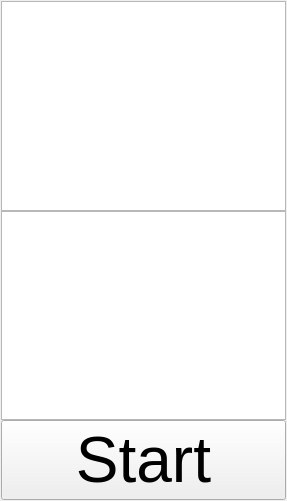
<?xml version="1.0" encoding="UTF-8"?>
<ui version="4.0">
 <class>MainFormWindow</class>
 <widget class="QMainWindow" name="MainFormWindow">
  <property name="geometry">
   <rect>
    <x>0</x>
    <y>0</y>
    <width>287</width>
    <height>501</height>
   </rect>
  </property>
  <property name="font">
   <font>
    <family>Meiryo UI</family>
   </font>
  </property>
  <property name="windowTitle">
   <string>MainWindow</string>
  </property>
  <widget class="QWidget" name="centralwidget">
   <layout class="QVBoxLayout" name="verticalLayout" stretch="0,0,1,1,0">
    <property name="spacing">
     <number>0</number>
    </property>
    <property name="leftMargin">
     <number>1</number>
    </property>
    <property name="topMargin">
     <number>1</number>
    </property>
    <property name="rightMargin">
     <number>1</number>
    </property>
    <property name="bottomMargin">
     <number>1</number>
    </property>
    <item>
     <widget class="CustomTitleBar" name="ctb_main" native="true">
      <property name="enabled">
       <bool>true</bool>
      </property>
      <property name="minimumSize">
       <size>
        <width>0</width>
        <height>0</height>
       </size>
      </property>
      <property name="maximumSize">
       <size>
        <width>16777215</width>
        <height>16777215</height>
       </size>
      </property>
     </widget>
    </item>
    <item>
     <widget class="CustomToolBar" name="tlb_main" native="true">
      <property name="enabled">
       <bool>true</bool>
      </property>
      <property name="maximumSize">
       <size>
        <width>16777215</width>
        <height>16777215</height>
       </size>
      </property>
     </widget>
    </item>
    <item>
     <widget class="QTextEdit" name="txtOCR">
      <property name="placeholderText">
       <string/>
      </property>
     </widget>
    </item>
    <item>
     <widget class="QTextEdit" name="txtTranslate"/>
    </item>
    <item>
     <widget class="QPushButton" name="btnStart">
      <property name="font">
       <font>
        <family>Meiryo UI</family>
        <pointsize>48</pointsize>
       </font>
      </property>
      <property name="text">
       <string>Start</string>
      </property>
     </widget>
    </item>
   </layout>
  </widget>
 </widget>
 <customwidgets>
  <customwidget>
   <class>CustomTitleBar</class>
   <extends>QWidget</extends>
   <header>.custom_title_bar.h</header>
   <container>1</container>
  </customwidget>
  <customwidget>
   <class>CustomToolBar</class>
   <extends>QWidget</extends>
   <header>.custom_tool_bar.h</header>
   <container>1</container>
  </customwidget>
 </customwidgets>
 <resources/>
 <connections/>
</ui>
